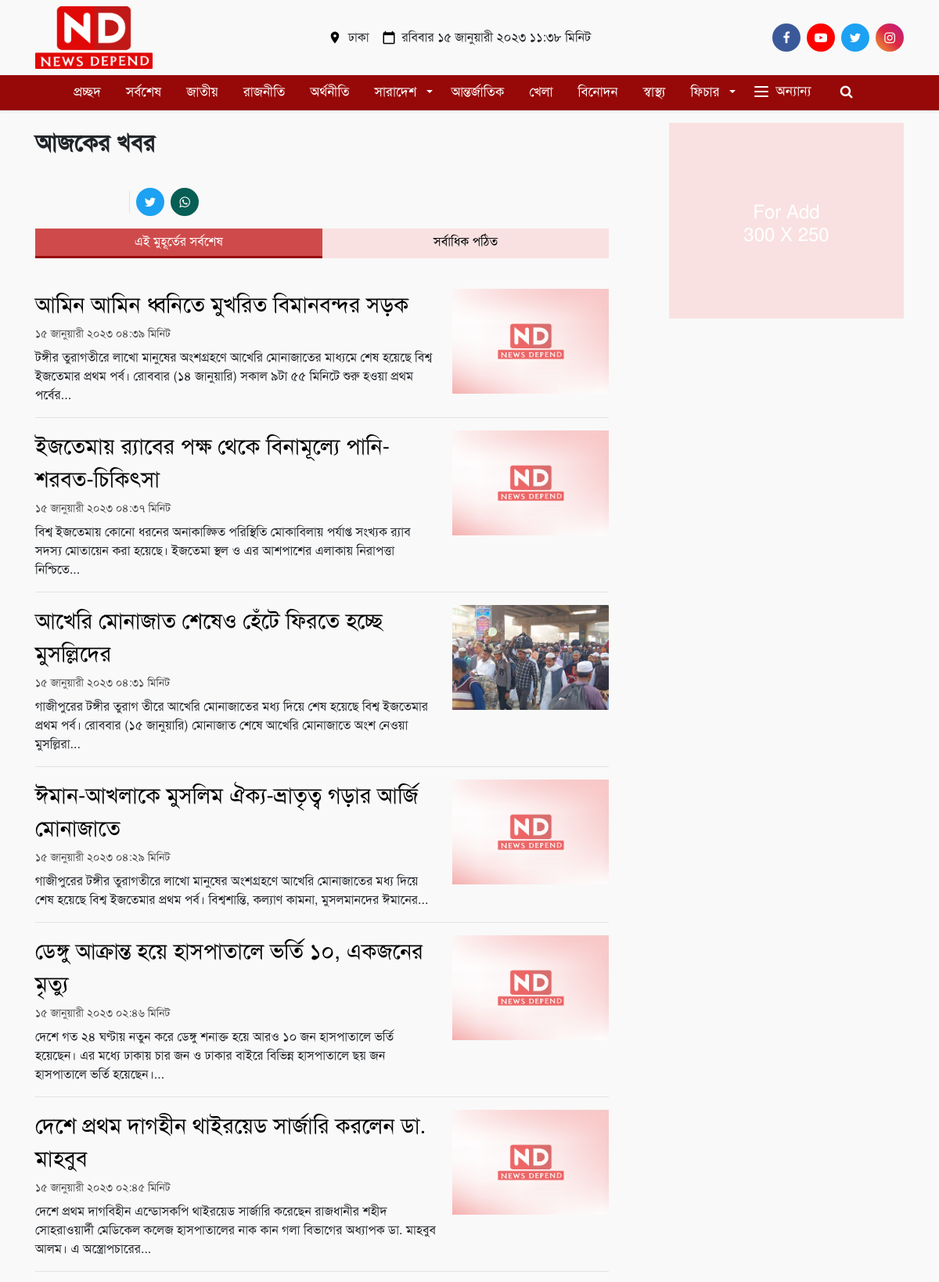
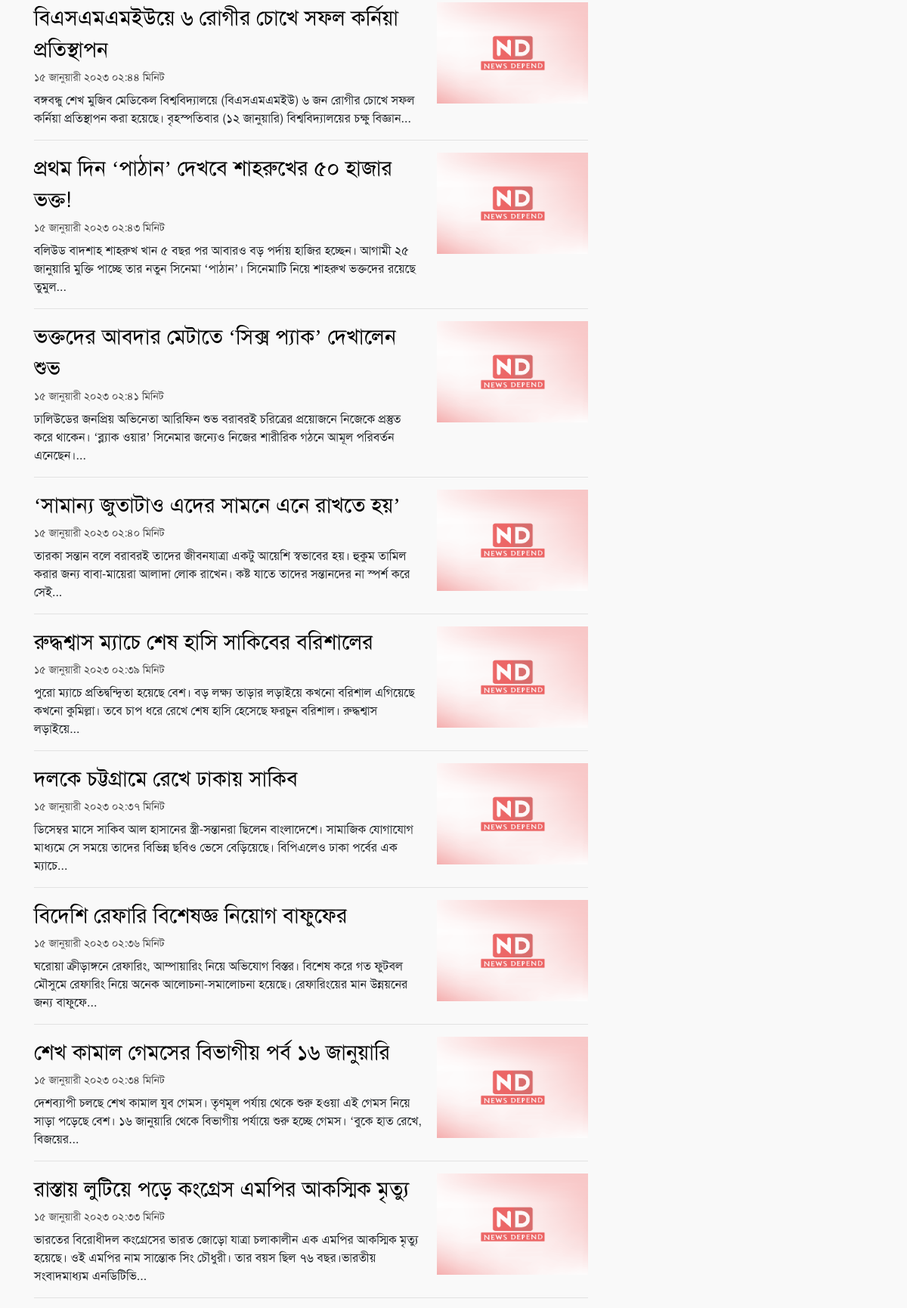
Screenshot of /?menu=Latest (upper part) with the database file from the repository (2 pictures, top to bottom).
### tables this page shows
CREATE TABLE `tbl_news` (
  `id` int(11) NOT NULL,
  `sironam_status` varchar(255) DEFAULT NULL,
  `homepage_status` varchar(255) DEFAULT 'No',
  `highlight_status` varchar(255) DEFAULT 'No',
  `title_bn` mediumtext DEFAULT NULL,
  `title_en` varchar(506) DEFAULT NULL,
  `detail_bn` longtext DEFAULT NULL,
  `detail_en` longtext DEFAULT NULL,
  `image` mediumtext DEFAULT NULL,
  `viewers` mediumtext DEFAULT NULL,
  `categoryid` varchar(250) DEFAULT NULL,
  `top_news` mediumtext DEFAULT NULL,
  `date` mediumtext DEFAULT NULL,
  `publish_date` varchar(255) DEFAULT NULL,
  `publish_time` varchar(255) DEFAULT NULL,
  `archieve_date` varchar(255) DEFAULT NULL,
  `created_by` int(11) NOT NULL,
  `update_by` int(11) DEFAULT NULL,
  `deleted_by` int(11) DEFAULT NULL,
  `created_at` varchar(100) DEFAULT NULL,
  `updated_at` varchar(100) DEFAULT NULL,
  `deleted_at` varchar(100) DEFAULT NULL,
  `Division` varchar(50) DEFAULT NULL,
  `District` varchar(50) DEFAULT NULL,
  `Upozila` varchar(50) DEFAULT NULL,
  `ReporterName` varchar(100) NOT NULL,
  `news_live_time` varchar(100) DEFAULT NULL,
  `i_user` mediumtext NOT NULL
);

### DBhandelar.php (called while the page is built, shortened)
<?php
class BanglaConverter {
    public static $bnnumber = array("১", "২", "৩", "৪", "৫", "৬", "৭", "৮", "৯", "০",'জানুয়ারী','ফেব্রুয়ারী','মার্চ','এপ্রিল','মে','জুন','জুলাই','আগস্ট','সেপ্টেম্বর','অক্টোবর','নভেম্বর','ডিসেম্বর','শনিবার','রবিবার','সোমবার','মঙ্গলবার',' বুধবার','বৃহস্পতিবার','শুক্রবার');
    public static $ennumber = array("1", "2", "3", "4", "5", "6", "7", "8", "9", "0",'January', 'February', 'March','April', 'May', 'June', 'July', 'August','September', 'October', 'November', 'December', 'Sat', 'Sun', 'Mon', 'Tue', 'Wed', 'Thu', 'Fri');
    public static function en2bn($number) {
        return str_replace(self::$ennumber, self::$bnnumber, $number);
    }
}
 ?>

### Latest.pixelst.php (the view, shortened to what this page needs)
<main role="main">
    <section class="tag-page-area pt-3">
        <div class="container">
            <div class="row">
                <div class="col-lg-8">
                    <div class="todays-news-title">
                        <h1 class="font-weight-bold py-2 todays-news-title">আজকের খবর</h1>
                    </div>
                    <div class="share-top d-flex align-items-center d-print-none justify-content-between" style="overflow: auto">
                        <div class="d-flex align-items-center">
                            <div class="mb-0 d-flex flex-column text-align-center border-right pr-2 share-counter">
                                <iframe src="https://www.facebook.com/plugins/share_button.php?href=https%3A%2F%2Fwww.dhakapost.com%2Flatest-news&layout=button_count&size=large&appId=3102640556528237&width=112&height=28" width="112" height="28" style="border:none;overflow:hidden" scrolling="no" frameborder="0" allowfullscreen="true" allow="autoplay; clipboard-write; encrypted-media; picture-in-picture; web-share"></iframe>
                            </div>
                            <div class="py-3 d-flex align-items-center justify-content-center social_list social-media-icons">
                                <a class="pl-2">
                                    <div class="social-icon twitter"><i class="fa fa-twitter"></i></div>
                                </a>
                                <a class="pl-2">
                                    <div class="social-icon whatsapp"><i class="fa fa-whatsapp"></i></div>
                                </a>
                            </div>
                        </div>
                    </div>
                    <nav>
                        <div class="nav nav-tabs topic-tab" id="nav-tab">
                            <a class="nav-item nav-link topic-tab-btn active" data-toggle="tab" href="#nav-latest">
                                <h2>
                                    এই মুহূর্তের সর্বশেষ</h2>
                            </a>
                            <a class="nav-item nav-link topic-tab-btn" data-toggle="tab" href="#nav-selected">
                                <h2>
                                    সর্বাধিক পঠিত</h2>
                            </a>
                        </div>
                    </nav>
                    <div class="tab-content" id="nav-tabContent">
                        <div class="tab-pane fade show active" id="nav-latest">
                            <div class="article-box pt-3 more-contents">
                                <?php
                                $informationtopnews = $pdo->query("select  * from  tbl_news  order by id DESC limit 0,25");
                                while ($rowdatatopnews = $informationtopnews->fetch()) {
                                $detail_data = strip_tags($rowdatatopnews["detail_bn"]);
                                $text_string_length = strlen($detail_data);
                                if ($text_string_length >= 450) {
                                    $news_text_data = substr($detail_data, 0, strpos($detail_data, ' ', 420));
                                } else {
                                    $news_text_data = $detail_data;
                                }
                                ?>
                                <div class="topic-content topic-border-bottom pb-3 mb-3" data-title="ওমানে বাংলাদেশের শুভসূচনা " data-href="https://www.dhakapost.com/sports/hockey/165239">
                                    <div class="topic-content-text">
                                        <a href="?menu=NewsDetail&menuName=<?php echo $rowdatatopnews["categoryid"]; ?>&Detail=<?php echo $rowdatatopnews["id"]; ?>">
                                            <?php echo $rowdatatopnews["title_bn"]; ?>
                                        </a>
                                        <time datetime="2023-01-02 13:28:10"><p class="news-time" style="color: rgba(0,0,0,.7);"><?php echo  BanglaConverter::en2bn(date("d F Y h:i ", strtotime($rowdatatopnews['publish_date'] . " " . $rowdatatopnews['publish_time']))); ?> মিনিট </p></time>
                                        <p class="d-none d-sm-block"><?php echo $news_text_data; ?>...</p>
                                    </div>
                                    <div class="topic-content-img">
                                        <a href="?menu=NewsDetail&menuName=<?php echo $rowdatatopnews["categoryid"]; ?>&Detail=<?php echo $rowdatatopnews["id"]; ?>">
                                            <img src="assets/img/placeholder.png" data-src="NewsImage/<?php echo $rowdatatopnews['image']; ?>?width=330&amp;height=186" alt="ওমানে বাংলাদেশের শুভসূচনা " class="lazyload img-loader">
                                        </a>
                                    </div>
                                </div>
                                <?php } ?>
                            </div>
                        </div>
                    </div>
                </div>
                <div class="col-lg-4">
                    <div class="d-flex justify-content-end fix-order-1 m-justify-content-center m-my-2">
                        <div id='' style='max-width: 100%; width: 300px; height: 250px; background-color: #f9d5d5ab;'>
                            <h4 style="text-align: center; padding-top: 100px; color: #fff">For Add <br>300 X 250</h4>
                        </div>
                    </div>
                </div>
            </div>
        </div>
    </section>
</main>

### rows the page displays
tbl_news: title_bn "আমিন আমিন ধ্বনিতে মুখরিত বিমানবন্দর সড়ক", publish_date+publish_time "১৫ জানুয়ারী ২০২৩ ০৪:৩৯", detail_bn "টঙ্গীর তুরাগতীরে লাখো মানুষের অংশগ্রহণে আখেরি মোনাজাতের মাধ্যমে শেষ হয়েছে বিশ্ব ইজতেমার প্রথম পর্ব। রোববার (১৪ জানুয়ারি) সকাল ৯টা ৫৫ মিনিটে শুরু হওয়া প্রথম পর্বের"
tbl_news: title_bn "ইজতেমায় র‌্যাবের পক্ষ থেকে বিনামূল্যে পানি-শরবত-চিকিৎসা", publish_date+publish_time "১৫ জানুয়ারী ২০২৩ ০৪:৩৭", detail_bn "বিশ্ব ইজতেমায় কোনো ধরনের অনাকাঙ্ক্ষিত পরিস্থিতি মোকাবিলায় পর্যাপ্ত সংখ্যক র‌্যাব সদস্য মোতায়েন করা হয়েছে। ইজতেমা স্থল ও এর আশপাশের এলাকায় নিরাপত্তা নিশ্চিতে"
tbl_news: title_bn "আখেরি মোনাজাত শেষেও হেঁটে ফিরতে হচ্ছে মুসল্লিদের", publish_date+publish_time "১৫ জানুয়ারী ২০২৩ ০৪:৩১", detail_bn "গাজীপুরের টঙ্গীর তুরাগ তীরে আখেরি মোনাজাতের মধ্য দিয়ে শেষ হয়েছে বিশ্ব ইজতেমার প্রথম পর্ব। রোববার (১৫ জানুয়ারি) মোনাজাত শেষে আখেরি মোনাজাতে অংশ নেওয়া মুসল্লিরা", image (picture)
tbl_news: title_bn "ঈমান-আখলাকে মুসলিম ঐক্য-ভ্রাতৃত্ব গড়ার আর্জি মোনাজাতে", publish_date+publish_time "১৫ জানুয়ারী ২০২৩ ০৪:২৯", detail_bn "গাজীপুরের টঙ্গীর তুরাগতীরে লাখো মানুষের অংশগ্রহণে আখেরি মোনাজাতের মধ্য দিয়ে শেষ হয়েছে বিশ্ব ইজতেমার প্রথম পর্ব। বিশ্বশান্তি, কল্যাণ কামনা, মুসলমানদের ঈমানের"
tbl_news: title_bn "ডেঙ্গু আক্রান্ত হয়ে হাসপাতালে ভর্তি ১০, একজনের মৃত্যু", publish_date+publish_time "১৫ জানুয়ারী ২০২৩ ০২:৪৬", detail_bn "দেশে গত ২৪ ঘণ্টায় নতুন করে ডেঙ্গু শনাক্ত হয়ে আরও ১০ জন হাসপাতালে ভর্তি হয়েছেন। এর মধ্যে ঢাকায় চার জন ও ঢাকার বাইরে বিভিন্ন হাসপাতালে ছয় জন হাসপাতালে ভর্তি হয়েছেন।"
tbl_news: title_bn "দেশে প্রথম দাগহীন থাইরয়েড সার্জারি করলেন ডা. মাহবুব", publish_date+publish_time "১৫ জানুয়ারী ২০২৩ ০২:৪৫", detail_bn "দেশে প্রথম দাগবিহীন এন্ডোসকপি থাইরয়েড সার্জারি করেছেন রাজধানীর শহীদ সোহরাওয়ার্দী মেডিকেল কলেজ হাসপাতালের নাক কান গলা বিভাগের অধ্যাপক ডা. মাহবুব আলম। এ অস্ত্রোপচারের"
tbl_news: title_bn "বিএসএমএমইউয়ে ৬ রোগীর চোখে সফল কর্নিয়া প্রতিস্থাপন", publish_date+publish_time "১৫ জানুয়ারী ২০২৩ ০২:৪৪", detail_bn "বঙ্গবন্ধু শেখ মুজিব মেডিকেল বিশ্ববিদ্যালয়ে (বিএসএমএমইউ) ৬ জন রোগীর চোখে সফল কর্নিয়া প্রতিস্থাপন করা হয়েছে। বৃহস্পতিবার (১২ জানুয়ারি) বিশ্ববিদ্যালয়ের চক্ষু বিজ্ঞান"
tbl_news: title_bn "প্রথম দিন ‘পাঠান’ দেখবে শাহরুখের ৫০ হাজার ভক্ত!", publish_date+publish_time "১৫ জানুয়ারী ২০২৩ ০২:৪৩", detail_bn "বলিউড বাদশাহ শাহরুখ খান ৫ বছর পর আবারও বড় পর্দায় হাজির হচ্ছেন। আগামী ২৫ জানুয়ারি মুক্তি পাচ্ছে তার নতুন সিনেমা ‘পাঠান’। সিনেমাটি নিয়ে শাহরুখ ভক্তদের রয়েছে তুমুল"
tbl_news: title_bn "ভক্তদের আবদার মেটাতে ‘সিক্স প্যাক’ দেখালেন শুভ", publish_date+publish_time "১৫ জানুয়ারী ২০২৩ ০২:৪১", detail_bn "ঢালিউডের জনপ্রিয় অভিনেতা আরিফিন শুভ বরাবরই চরিত্রের প্রয়োজনে নিজেকে প্রস্তুত করে থাকেন। ‘ব্ল্যাক ওয়ার’ সিনেমার জন্যেও নিজের শারীরিক গঠনে আমূল পরিবর্তন এনেছেন।"
tbl_news: title_bn "‘সামান্য জুতাটাও এদের সামনে এনে রাখতে হয়’", publish_date+publish_time "১৫ জানুয়ারী ২০২৩ ০২:৪০", detail_bn "তারকা সন্তান বলে বরাবরই তাদের জীবনযাত্রা একটু আয়েশি স্বভাবের হয়। হুকুম তামিল করার জন্য বাবা-মায়েরা আলাদা লোক রাখেন। কষ্ট যাতে তাদের সন্তানদের না স্পর্শ করে সেই"
tbl_news: title_bn "রুদ্ধশ্বাস ম্যাচে শেষ হাসি সাকিবের বরিশালের", publish_date+publish_time "১৫ জানুয়ারী ২০২৩ ০২:৩৯", detail_bn "পুরো ম্যাচে প্রতিদ্বন্দ্বিতা হয়েছে বেশ। বড় লক্ষ্য তাড়ার লড়াইয়ে কখনো বরিশাল এগিয়েছে কখনো কুমিল্লা। তবে চাপ ধরে রেখে শেষ হাসি হেসেছে ফরচুন বরিশাল। রুদ্ধশ্বাস লড়াইয়ে"
tbl_news: title_bn "দলকে চট্টগ্রামে রেখে ঢাকায় সাকিব", publish_date+publish_time "১৫ জানুয়ারী ২০২৩ ০২:৩৭", detail_bn "ডিসেম্বর মাসে সাকিব আল হাসানের স্ত্রী-সন্তানরা ছিলেন বাংলাদেশে। সামাজিক যোগাযোগ মাধ্যমে সে সময়ে তাদের বিভিন্ন ছবিও ভেসে বেড়িয়েছে। বিপিএলেও ঢাকা পর্বের এক ম্যাচে"
tbl_news: title_bn "বিদেশি রেফারি বিশেষজ্ঞ নিয়োগ বাফুফের", publish_date+publish_time "১৫ জানুয়ারী ২০২৩ ০২:৩৬", detail_bn "ঘরোয়া ক্রীড়াঙ্গনে রেফারিং, আম্পায়ারিং নিয়ে অভিযোগ বিস্তর। বিশেষ করে গত ফুটবল মৌসুমে রেফারিং নিয়ে অনেক আলোচনা-সমালোচনা হয়েছে। রেফারিংয়ের মান উন্নয়নের জন্য বাফুফে"
tbl_news: title_bn "শেখ কামাল গেমসের বিভাগীয় পর্ব ১৬ জানুয়ারি", publish_date+publish_time "১৫ জানুয়ারী ২০২৩ ০২:৩৪", detail_bn "দেশব্যাপী চলছে শেখ কামাল যুব গেমস। তৃণমূল পর্যায় থেকে শুরু হওয়া এই গেমস নিয়ে সাড়া পড়েছে বেশ। ১৬ জানুয়ারি থেকে বিভাগীয় পর্যায়ে শুরু হচ্ছে গেমস। ‘বুকে হাত রেখে, বিজয়ের"
tbl_news: title_bn "রাস্তায় লুটিয়ে পড়ে কংগ্রেস এমপির আকস্মিক মৃত্যু", publish_date+publish_time "১৫ জানুয়ারী ২০২৩ ০২:৩৩", detail_bn "ভারতের বিরোধীদল কংগ্রেসের ভারত জোড়ো যাত্রা চলাকালীন এক এমপির আকস্মিক মৃত্যু হয়েছে। ওই এমপির নাম সান্তোক সিং চৌধুরী। তার বয়স ছিল ৭৬ বছর।ভারতীয় সংবাদমাধ্যম এনডিটিভি"
